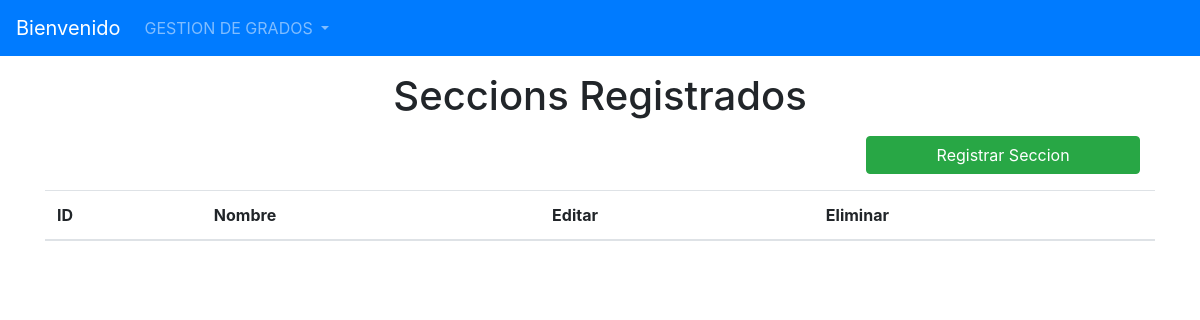
The app's page /listarSeccions/, older data.
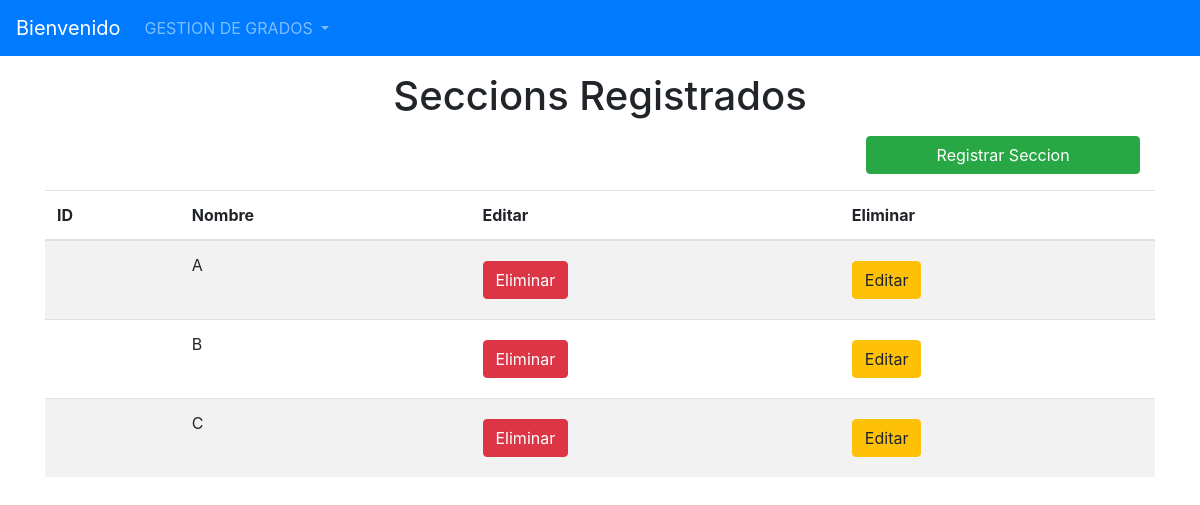
The same page, newer data.
### Models/Seccion/models.py (models this page shows, shortened)
class Seccion(models.Model):
    id_seccion = models.AutoField(primary_key=True)
    Nombre = models.CharField(max_length=30)

### Models/Seccion/views.py (the view)
# urls.py: path("listarSeccions/", FormularioSeccionView.listar_Seccions, name='listarSeccions'),
    def listar_Seccions(request):
        Seccions = Seccion.objects.all()
        return render(request, "ListaSeccions.html",{"lb_Seccions": Seccions})

### Templates/ListaSeccions.html (shortened to what this page needs)
{% extends 'index.html' %}
{% block content  %}
    <h1 align="center">Seccions Registrados</h1>
        <div class="row col-12 justify-content-end mb-2 pr-0">
        <a class="btn btn-success col-md-3" href="{% url 'registrarSeccion' %}">Registrar Seccion</a>
        </div>
<table class="table table-striped">
  <thead>
    <tr>
      <th scope="col">ID</th>
      <th scope="col">Nombre</th>
        <th scope="col">Editar</th>
        <th scope="col">Eliminar</th>
    </tr>
  </thead>
  <tbody>
  {% for Seccion in lb_Seccions %}
     <tr>
      <th scope="row">{{ Seccion.id_Seccion }}</th>
      <td>{{ Seccion.Nombre }}</td>
      <td>
                            <a href="{% url 'ELIMINARSECCION' Seccion.pk %}" class="btn btn-danger btn-icon-split">
                                <span class="text">Eliminar</span>
                            </a>
      </td>
      <td>
                            <a href="{% url 'MODIFICARSECCION' Seccion.pk %}" class="btn btn-warning btn-icon-split">
                                <span class="text">Editar</span>
                            </a>
                        </td>
  {% endfor %}
  </tbody>
</table>
{% endblock %}

Row changes from the older to the newer data that the page shows:
added Seccion: Nombre "A"
added Seccion: Nombre "B"
added Seccion: Nombre "C"
